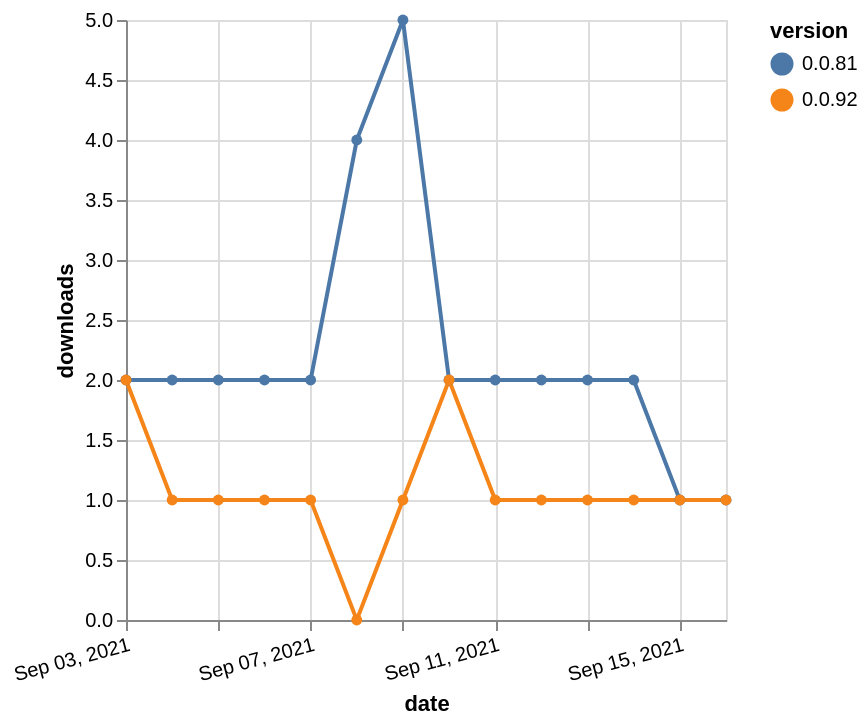

Write the Vega-Lite specification saved for this chart.
### Vega-Lite specification from a JSON file in a GitHub repository (floating-point values rounded to 4 significant figures)
{"$schema": "https://vega.github.io/schema/vega-lite/v5.json", "description": "A simple bar chart with embedded data.", "data": {"values": [{"date": "2021-09-03", "total": 2739, "delta": 2, "version": "0.0.81"}, {"date": "2021-09-04", "total": 2741, "delta": 2, "version": "0.0.81"}, {"date": "2021-09-05", "total": 2743, "delta": 2, "version": "0.0.81"}, {"date": "2021-09-06", "total": 2745, "delta": 2, "version": "0.0.81"}, {"date": "2021-09-07", "total": 2747, "delta": 2, "version": "0.0.81"}, {"date": "2021-09-08", "total": 2751, "delta": 4, "version": "0.0.81"}, {"date": "2021-09-09", "total": 2756, "delta": 5, "version": "0.0.81"}, {"date": "2021-09-10", "total": 2758, "delta": 2, "version": "0.0.81"}, {"date": "2021-09-11", "total": 2760, "delta": 2, "version": "0.0.81"}, {"date": "2021-09-12", "total": 2762, "delta": 2, "version": "0.0.81"}, {"date": "2021-09-13", "total": 2764, "delta": 2, "version": "0.0.81"}, {"date": "2021-09-14", "total": 2766, "delta": 2, "version": "0.0.81"}, {"date": "2021-09-15", "total": 2767, "delta": 1, "version": "0.0.81"}, {"date": "2021-09-16", "total": 2768, "delta": 1, "version": "0.0.81"}, {"date": "2021-09-03", "total": 235, "delta": 2, "version": "0.0.92"}, {"date": "2021-09-04", "total": 236, "delta": 1, "version": "0.0.92"}, {"date": "2021-09-05", "total": 237, "delta": 1, "version": "0.0.92"}, {"date": "2021-09-06", "total": 238, "delta": 1, "version": "0.0.92"}, {"date": "2021-09-07", "total": 239, "delta": 1, "version": "0.0.92"}, {"date": "2021-09-08", "total": 239, "delta": 0, "version": "0.0.92"}, {"date": "2021-09-09", "total": 240, "delta": 1, "version": "0.0.92"}, {"date": "2021-09-10", "total": 242, "delta": 2, "version": "0.0.92"}, {"date": "2021-09-11", "total": 243, "delta": 1, "version": "0.0.92"}, {"date": "2021-09-12", "total": 244, "delta": 1, "version": "0.0.92"}, {"date": "2021-09-13", "total": 245, "delta": 1, "version": "0.0.92"}, {"date": "2021-09-14", "total": 246, "delta": 1, "version": "0.0.92"}, {"date": "2021-09-15", "total": 247, "delta": 1, "version": "0.0.92"}, {"date": "2021-09-16", "total": 248, "delta": 1, "version": "0.0.92"}]}, "width": "container", "mark": {"type": "line", "point": {"filled": true}}, "encoding": {"x": {"field": "date", "type": "temporal", "timeUnit": "yearmonthdate", "title": "date", "axis": {"labelAngle": -15}}, "y": {"field": "delta", "type": "quantitative", "title": "downloads"}, "color": {"field": "version", "type": "nominal"}, "tooltip": {"field": "delta"}}}
